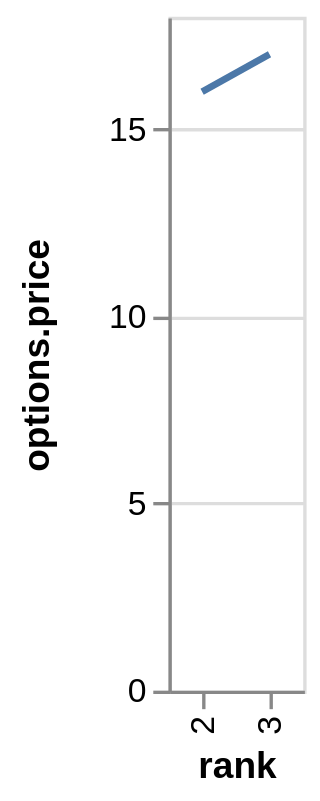

Here is the Vega-Lite specification saved for this chart:
### Vega specification from a JSON file in a GitHub repository (floating-point values rounded to 4 significant figures)
{"$schema": "https://vega.github.io/schema/vega/v5.json", "autosize": "pad", "padding": 5, "height": 200, "style": "cell", "data": [{"name": "source_0", "values": [{"rank": "1"}, {"rank": "2", "options": {"price": 16}}, {"rank": "3", "options": {"price": 17}}]}, {"name": "data_0", "source": "source_0", "transform": [{"type": "formula", "expr": "datum[\"options\"] && datum[\"options\"][\"price\"]", "as": "options.price"}, {"type": "filter", "expr": "datum.options != null"}]}], "signals": [{"name": "x_step", "value": 20}, {"name": "width", "update": "bandspace(domain('x').length, 1, 0.5) * x_step"}], "marks": [{"name": "marks", "type": "line", "style": ["line"], "sort": {"field": "datum[\"rank\"]", "order": "descending"}, "from": {"data": "data_0"}, "encode": {"update": {"stroke": {"value": "#4c78a8"}, "tooltip": {"signal": "{\"rank\": ''+datum[\"rank\"], \"options.price\": format(datum[\"options.price\"], \"\")}"}, "x": {"scale": "x", "field": "rank"}, "y": {"scale": "y", "field": "options\\.price"}, "defined": {"signal": "datum[\"options.price\"] !== null && !isNaN(datum[\"options.price\"])"}}}}], "scales": [{"name": "x", "type": "point", "domain": {"data": "data_0", "field": "rank", "sort": true}, "range": {"step": {"signal": "x_step"}}, "padding": 0.5}, {"name": "y", "type": "linear", "domain": {"data": "data_0", "field": "options\\.price"}, "range": [{"signal": "height"}, 0], "nice": true, "zero": true}], "axes": [{"scale": "x", "orient": "bottom", "grid": false, "title": "rank", "labelAlign": "right", "labelAngle": 270, "labelBaseline": "middle", "labelOverlap": true, "zindex": 1}, {"scale": "y", "orient": "left", "grid": false, "title": "options.price", "labelOverlap": true, "tickCount": {"signal": "ceil(height/40)"}, "zindex": 1}, {"scale": "y", "orient": "left", "gridScale": "x", "grid": true, "tickCount": {"signal": "ceil(height/40)"}, "domain": false, "labels": false, "maxExtent": 0, "minExtent": 0, "ticks": false, "zindex": 0}], "config": {"axisY": {"minExtent": 30}}}
